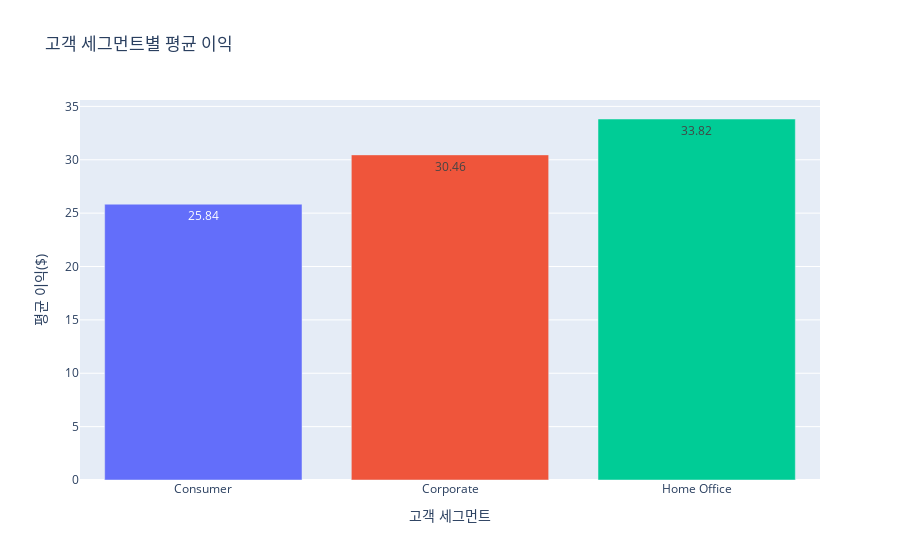

Notebook source saved alongside this figure:
### Code cell
# 시각화
fig = px.bar(segment_profit,
             x='Segment',
             y='Profit',
             title='고객 세그먼트별 평균 이익',
             labels={'Segment': '고객 세그먼트', 'Profit': '평균 이익($)'},
             color='Segment',
             text_auto='.2f')
fig.update_layout(showlegend=False)
fig.show()

### Figure 1 — Plotly figure (JSON) as saved in the notebook; plotly's stock layout.template omitted (floating-point values rounded to 4 significant figures)
{"data": [{"hovertemplate": "고객 세그먼트=%{x}<br>평균 이익($)=%{y}<extra></extra>", "legendgroup": "Consumer", "marker": {"color": "#636efa", "pattern": {"shape": ""}}, "name": "Consumer", "orientation": "v", "showlegend": true, "textposition": "auto", "texttemplate": "%{y:.2f}", "type": "bar", "x": ["Consumer"], "xaxis": "x", "y": [25.84], "yaxis": "y"}, {"hovertemplate": "고객 세그먼트=%{x}<br>평균 이익($)=%{y}<extra></extra>", "legendgroup": "Corporate", "marker": {"color": "#EF553B", "pattern": {"shape": ""}}, "name": "Corporate", "orientation": "v", "showlegend": true, "textposition": "auto", "texttemplate": "%{y:.2f}", "type": "bar", "x": ["Corporate"], "xaxis": "x", "y": [30.46], "yaxis": "y"}, {"hovertemplate": "고객 세그먼트=%{x}<br>평균 이익($)=%{y}<extra></extra>", "legendgroup": "Home Office", "marker": {"color": "#00cc96", "pattern": {"shape": ""}}, "name": "Home Office", "orientation": "v", "showlegend": true, "textposition": "auto", "texttemplate": "%{y:.2f}", "type": "bar", "x": ["Home Office"], "xaxis": "x", "y": [33.82], "yaxis": "y"}], "layout": {"barmode": "relative", "legend": {"title": {"text": "고객 세그먼트"}, "tracegroupgap": 0}, "showlegend": false, "title": {"text": "고객 세그먼트별 평균 이익"}, "xaxis": {"anchor": "y", "categoryarray": ["Consumer", "Corporate", "Home Office"], "categoryorder": "array", "domain": [0, 1], "title": {"text": "고객 세그먼트"}}, "yaxis": {"anchor": "x", "domain": [0, 1], "title": {"text": "평균 이익($)"}}}}
